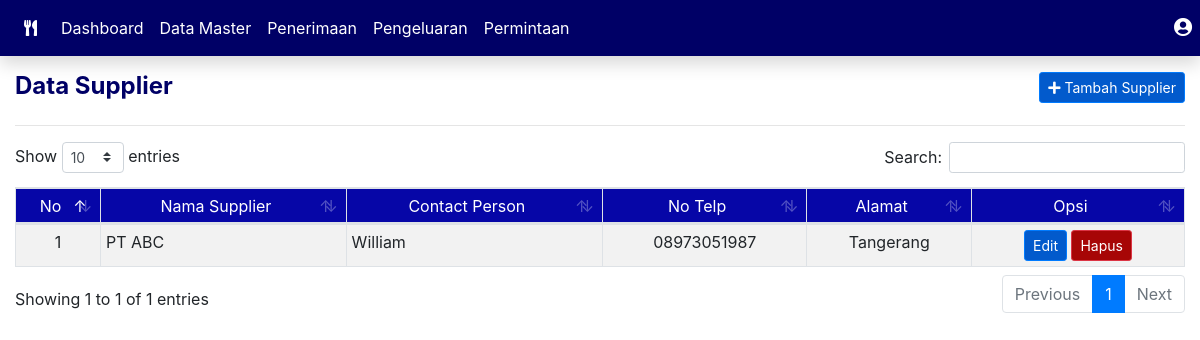
The app's page /index.php/master/supplier with its own data.
### tables this page shows
CREATE TABLE `supplier` (
  `id_supplier` int(11) NOT NULL,
  `nama_supplier` varchar(255) NOT NULL,
  `contact_person` varchar(100) NOT NULL,
  `no_telp` varchar(13) NOT NULL,
  `alamat` text NOT NULL,
  `created_at` timestamp NOT NULL DEFAULT current_timestamp(),
  `updated_at` timestamp NOT NULL DEFAULT current_timestamp() ON UPDATE current_timestamp()
);

### application/controllers/Master.php (called while the page is built, shortened)
<?php
class Master extends CI_Controller
{
    function __construct()
    {
        $this->load->model('MasterModel', 'mastermodel');
        $this->load->model('UserModel', 'usermodel');
    }
    public function supplier()
    {
        $x['data'] = $this->mastermodel->get_data_supplier();
        $this->load->view('DataSupplierView', $x);
    }
}

### index.php (called while the page is built, shortened)
<?php
require_once BASEPATH.'core/CodeIgniter.php';

### application/models/MasterModel.php (called while the page is built, shortened)
<?php
class MasterModel extends CI_Model
{
    function get_data_supplier()
    {
        return $this->db->query("SELECT * FROM supplier ORDER BY nama_supplier ASC");
    }
}

### application/views/DataSupplierView.php (the view, shortened to what this page needs)
<!DOCTYPE html>
<html lang="en">
<head>
    <link rel="stylesheet" type="text/css" href="<?= base_url() . 'assets/css/style.css' ?>">
    <link rel="stylesheet" type="text/css" href="<?= base_url() . 'assets/vendor/bootstrap/dist/css/bootstrap.min.css' ?>">
    <link rel="stylesheet" type="text/css" href="<?= base_url() . 'assets/vendor/datatables/datatables.css' ?>">
    <link rel="stylesheet" type="text/css" href="<?= base_url() . 'assets/vendor/fontawesome/css/all.min.css' ?>">
</head>
<body>
    <div class="container-fluid">
        <div class="row my-3">
            <div class="col-md-6">
                <h4 class="font-weight-bold navy">Data Supplier</h4>
            </div>
            <div class="col-md-6">
                <button type="button" class="float-right btn btn-primary btn-sm" data-toggle="modal" data-target="#modelId">
                    <i class="fa fa-plus" aria-hidden="true"></i> Tambah Supplier
                </button>
            </div>
        </div>
        <hr />
        <div class="table-responsive">
            <table class="table table-sm table-bordered table-striped">
                <thead>
                    <th class="text-center font-weight-normal">No</th>
                    <th class="text-center font-weight-normal">Nama Supplier</th>
                    <th class="text-center font-weight-normal">Contact Person</th>
                    <th class="text-center font-weight-normal">No Telp</th>
                    <th class="text-center font-weight-normal">Alamat</th>
                    <th class="text-center font-weight-normal">Opsi</th>
                </thead>
                <tbody>
                    <?php
                    $no = 0;
                    foreach ($data->result_array() as $a) :
                        $no++;
                        $id = $a['id_supplier'];
                        $nama = $a['nama_supplier'];
                        $ctc = $a['contact_person'];
                        $alamat = $a['alamat'];
                        $telp = $a['no_telp'];
                    ?>
                        <tr>
                            <td class="text-center align-items-middle"><?= $no ?></td>
                            <td class="align-items-middle"><?= $nama ?></td>
                            <td class="align-items-middle"><?= $ctc ?></td>
                            <td class="text-center align-items-middle"><?= $telp ?></td>
                            <td class="text-center align-items-middle"><?= $alamat ?></td>
                            <td class="text-center align-items-middle">
                                <a href="" class="btn btn-primary btn-sm" data-toggle="modal" data-target="#model<?= $id ?>">
                                    Edit
                                </a>
                                <a href="<?= base_url() . 'supplier/delete_data?id=' . $id ?>" class="btn btn-sm btn-danger">Hapus</a>
                            </td>
                        </tr>
                    <?php endforeach; ?>
                </tbody>
            </table>
        </div>
    </div>
</body>
</html>

### assets/css/style.css (style rules this page uses)
.navy { color: #000066 }
thead th { background-color: #0606a7; color: white; font-weight: normal !important; text-align: center; }
.btn-danger { background-color: #a70606 !important; }
.btn-primary { background-color: #025acc !important; }

### records on screen
supplier: nama_supplier "PT ABC", contact_person "William", no_telp "08973051987", alamat "Tangerang"
